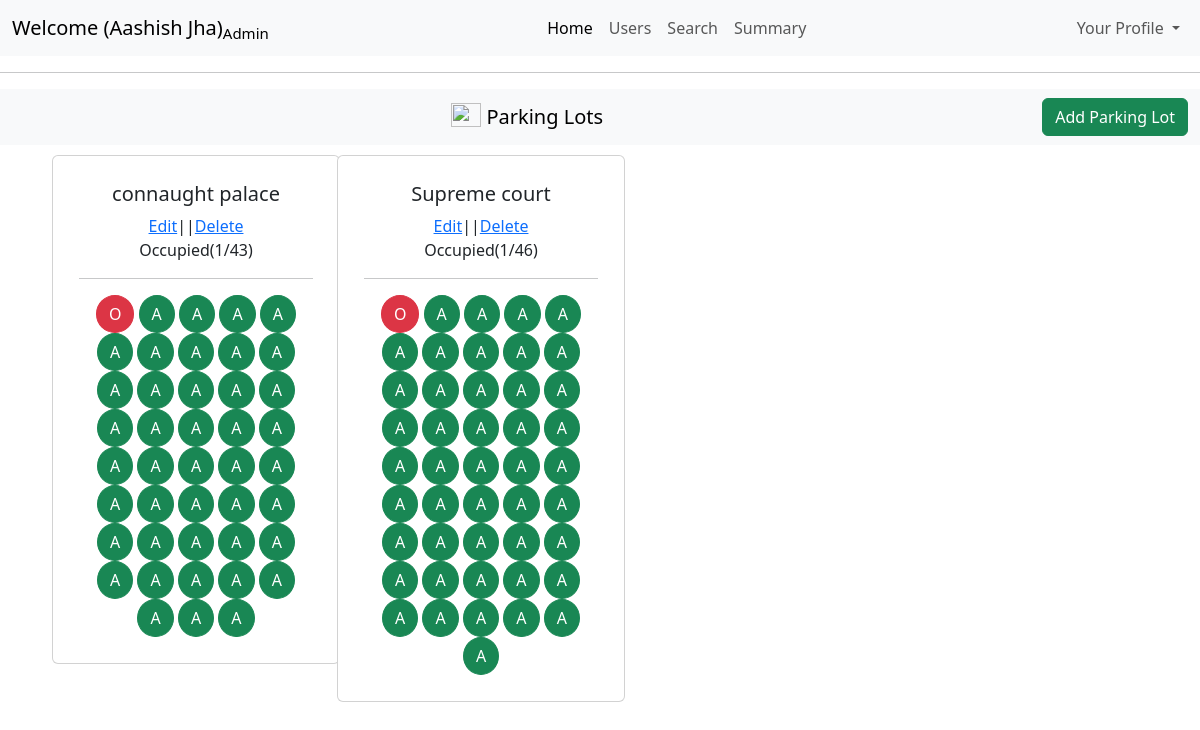
The app's page /admin/dashboard (signed in), older data.
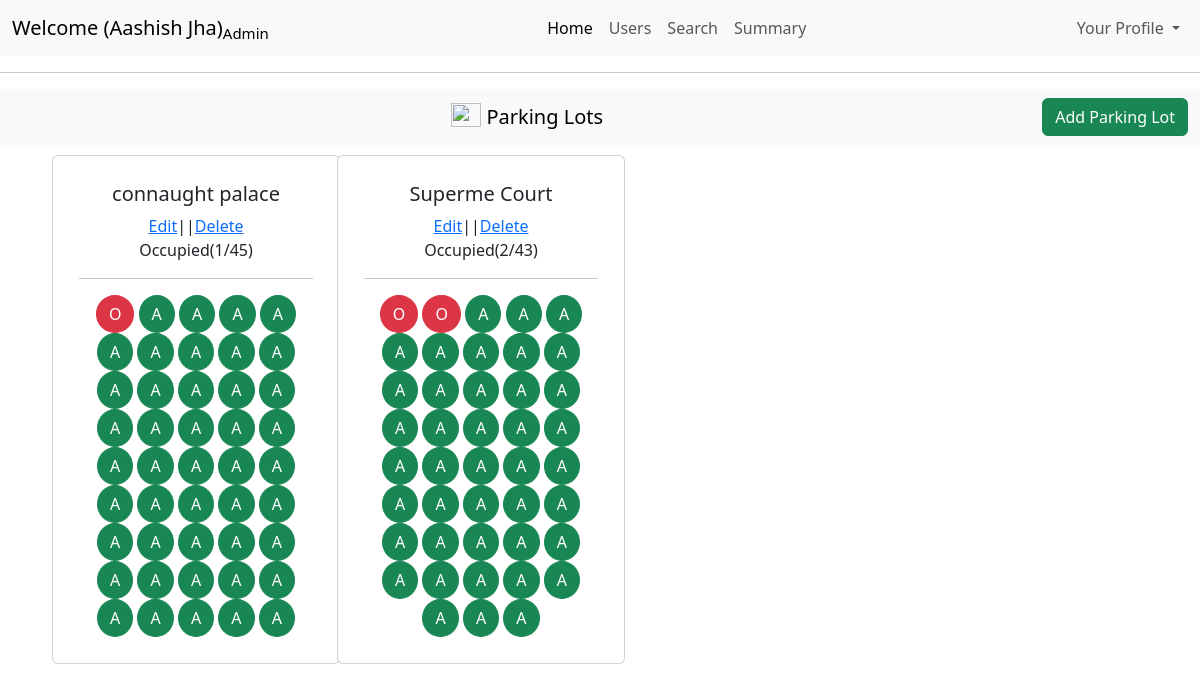
The same page, newer data.
### models/models.py (models this page shows)
class ParkingLot(db.Model):
    id=db.Column(db.Integer(),primary_key=True)
    location_name = db.Column(db.String(250),nullable=False)
    pincode=db.Column(db.Integer(),nullable=False)
    price=db.Column(db.Integer(),nullable=False)
    max_spots=db.Column(db.Integer(),nullable=False)
    address=db.Column(db.String(250),nullable=False)
    occupied=db.Column(db.Integer(),default=0)

### controllers/controllers.py (the view)
@controllers.route("/admin/dashboard", methods=['GET','POST'])
def admindashboard():
    parkinglot=ParkingLot.query.all()
    print("ram")
    return render_template("admindashboard.html",fullname=session["fullname"]
                           ,status=session["status"],
                           role=session["role"],parkinglot=parkinglot)

### templates/adminDashboard.html (shortened to what this page needs)
<!DOCTYPE html>
<html lang="en">
<head>
    <link href="https://cdn.jsdelivr.net/npm/bootstrap@5.3.7/dist/css/bootstrap.min.css" rel="stylesheet">
</head>
<body>
    <nav class="navbar navbar-expand-lg bg-body-tertiary">
  <div class="container-fluid">
    <a class="navbar-brand " href="#">Welcome ({{session['fullname']}})<sub>Admin</sub></a>
    <div class="collapse navbar-collapse" id="navbarNavDropdown">
      <ul class="navbar-nav ms-auto">
        <li class="nav-item">
          <a class="nav-link active" aria-current="page" href="#">Home</a>
        </li>
        <li class="nav-item">
          <a class="nav-link" href="/admin/dashboard/users">Users</a>
        </li>
        <li class="nav-item">
          <a class="nav-link" href="/admin/dashboard/search">Search</a>
        </li>
        <li class="nav-item">
          <a class="nav-link" href="/admin/dashboard/summary">Summary</a>
        </li>
    </ul>
    <ul class="navbar-nav ms-auto">
        <li class="nav-item dropdown">
          <a class="nav-link dropdown-toggle" href="#" role="button" data-bs-toggle="dropdown" aria-expanded="false">
            Your Profile
          </a>
        </li>
      </ul>
    </div>
  </div>
</nav>
<hr>
<nav class="navbar bg-body-tertiary">
  <div class="container-fluid text-center">
    <a class="navbar-brand mx-auto " href="#">
      <img src="https://images.pexels.com/photos/164634/pexels-photo-164634.jpeg?_gl=1*1rfblvq*_ga*MTY5NDc0NzA3NC4xNzUzMjk4NzE5*_ga_8JE65Q40S6*czE3NTMyOTg3MTgkbzEkZzEkdDE3NTMyOTg3MjMkajU1JGwwJGgw" width="30" height="24" class="d-inline-block align-text-top" style="align-content: center;">
      Parking Lots
    </a>
<a href="/admin/dashboard/addparkinglot" class="btn btn-success">
  Add Parking Lot
</a>  </div>
</nav>
<div class="container">
    <div class="row">
      {% for lot in parkinglot %}
        <div class="col-md-3 col-sm-6">
        <div class="card " style="width: 18rem;  margin-left: 10px; margin-top: 10px;">
        <div class="card-body text-center" style="margin:10px">
        <h5 class="card-title">{{lot.location_name}}</h5>
        <span style="align-content: center;"><a href="/admin/dashboard/editlot/{{ lot.id }}">Edit</a>||<a href="/admin/dashboard/deletelot/{{ lot.id }}">Delete</a></span>
        <p>Occupied({{lot.occupied}}/{{lot.max_spots}})</p>
        <hr>
     {% set avail=lot.max_spots-lot.occupied %}
     {% for i in range(lot.occupied)%}
    <button type="button" class="btn btn-danger" style="border-radius: 50%;">O</button>
    {% endfor %}
    {% for i in range(avail)%}
    <button type="button" class="btn btn-success" style="border-radius: 50%;">A</button>
     {% endfor %}
    </div>
    </div>
    </div>
     {% endfor %}
  </div>
</div>
</body>
</html>

Row changes from the older to the newer data that the page shows:
changed ParkingLot "connaught palace": max_spots "43" → "45"
changed ParkingLot: location_name "Supreme court" → "Superme Court"; occupied "1" → "2"; max_spots "46" → "43"
Text that changed along with them:
new list line: "A"
new list line: "O"
list line gone: "A"
